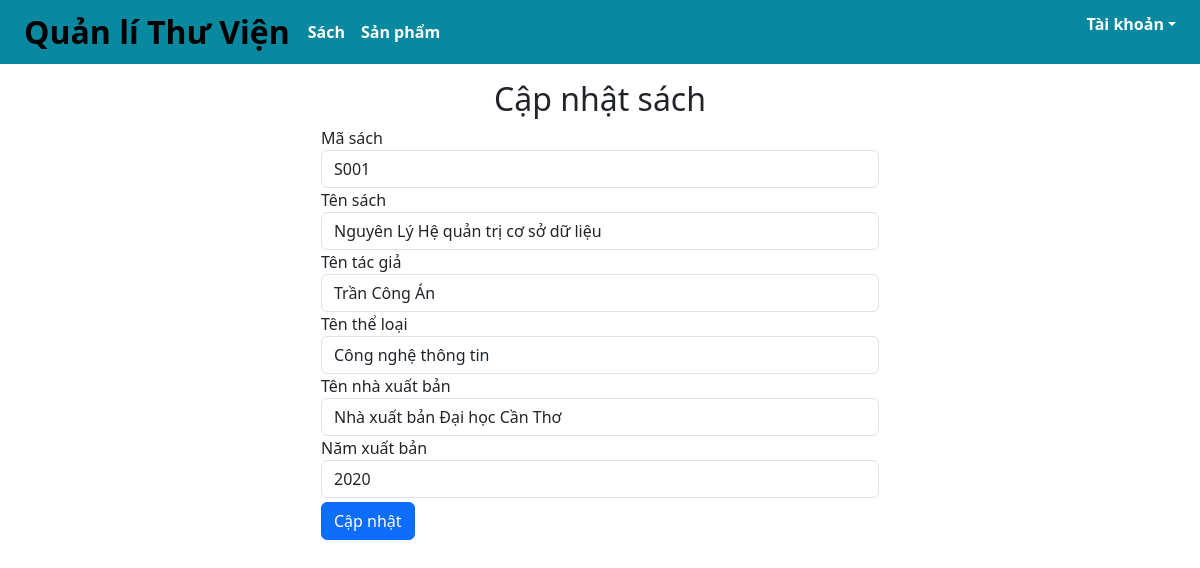
The app's page /sua_sach.php?maSach=S001 with its own data.
### tables this page shows
create table sach (
	maSach char(10) not null,
	tenSach varchar(50), 
    maTG char(10) not null,
    maTL char(10) not null,
    maNXB char(10) not null,
	namXuatBan int, 
	primary key (maSach),
	foreign key (maTG) references tacGia(maTG),
	foreign key (maTL) references theLoai(maTL),
	foreign key (maNXB) references nhaXuatBan(maNXB)
);

create table tacGia (
	maTG char(10) not null,
    tenTG varchar(50) not null,
    website varchar(50),
    ghiChu varchar(255),
    primary key (maTG)
);

create table theLoai (
	maTL char(10) not null,
    tenTL varchar(50) not null,
    primary key (maTL)
);

create table nhaXuatBan (
	maNXB char(10) not null,
    tenNXB varchar(50) not null,
    diaChi varchar(100),
    email varchar(50),
    ttNguoiDaiDien varchar(255),
    primary key (maNXB)
);

### src/functions.php (called while the page is built, shortened)
<?php
function html_escape(string|null $text): string
{
    return htmlspecialchars($text ?? '', ENT_QUOTES, 'UTF-8', false);
}

### public/sua_sach.php (the view, shortened to what this page needs)
<?php
require_once __DIR__ . '/../src/connect.php';
$maSach = isset($_REQUEST['maSach']) ?
    $_REQUEST['maSach'] : '';
$sql = "CALL hthiThongTinSach(:maSach)";
$stmt = $pdo->prepare($sql);
$stmt->execute(['maSach' => $maSach]);
$sach = $stmt->fetch(PDO::FETCH_ASSOC);
include_once __DIR__. '/../src/partials/header.php'
?>
<div class="container">
    <div class="row">
        <div class="col">
            <h2 class="text-center">Cập nhật sách</h2>
            <form method="post" enctype="multipart/form-data" class="col-md-6 offset-md-3">
                <div class="form-group">
                    <label for="maSach">Mã sách</label>
                    <input type="text" name="maSach" class="form-control" maxlen="10" id="maSach"
                        placeholder="Nhập mã sách" value="<?= html_escape($sach['maSach']) ?>" required />
                </div>
                <div class="form-group">
                    <label for="tenSach">Tên sách</label>
                    <input type="text" name="tenSach" class="form-control" maxlen="50" id="tenSach"
                        placeholder="Nhập tên sách" value="<?= html_escape($sach['tenSach']) ?>" required />
                </div>
                <div class="form-group">
                    <label for="tenTG">Tên tác giả </label>
                    <input type="text" name="tenTG" class="form-control" maxlen="50" id="tenTG"
                        placeholder="Nhập tên tác giả" value="<?= html_escape($sach['tenTG']) ?>" required />
                </div>
                <div class="form-group">
                    <label for="tenTL">Tên thể loại </label>
                    <input type="text" name="tenTL" class="form-control" maxlen="50" id="tenTL"
                        placeholder="Nhập tên thể loại" value="<?= html_escape($sach['tenTL']) ?>" required />
                </div>
                <div class="form-group">
                    <label for="tenNXB">Tên nhà xuất bản </label>
                    <input type="text" name="tenNXB" class="form-control" maxlen="50" id="tenNXB"
                        placeholder="Nhập tên nhà xuất bản" value="<?= html_escape($sach['tenNXB']) ?>" required />
                </div>
                <div class="form-group">
                    <label for="namXuatBan">Năm xuất bản </label>
                    <input type="text" name="namXuatBan" class="form-control" maxlen="50" id="namXuatBan"
                        placeholder="Nhập năm xuất bản" value="<?= html_escape($sach['namXuatBan']) ?>" />
                </div>
                <button type="submit" name="submit" class="btn btn-primary mt-1">Cập nhật</button>
            </form>
        </div>
    </div>
</div>
<?php
include_once __DIR__. '/../src/partials/footer.php'
?>

### records on screen
sach: maSach "S001", tenSach "Nguyên Lý Hệ quản trị cơ sở dữ liệu", tenTG "Trần Công Án", tenTL "Công nghệ thông tin", tenNXB "Nhà xuất bản Đại học Cần Thơ", namXuatBan "2020"
